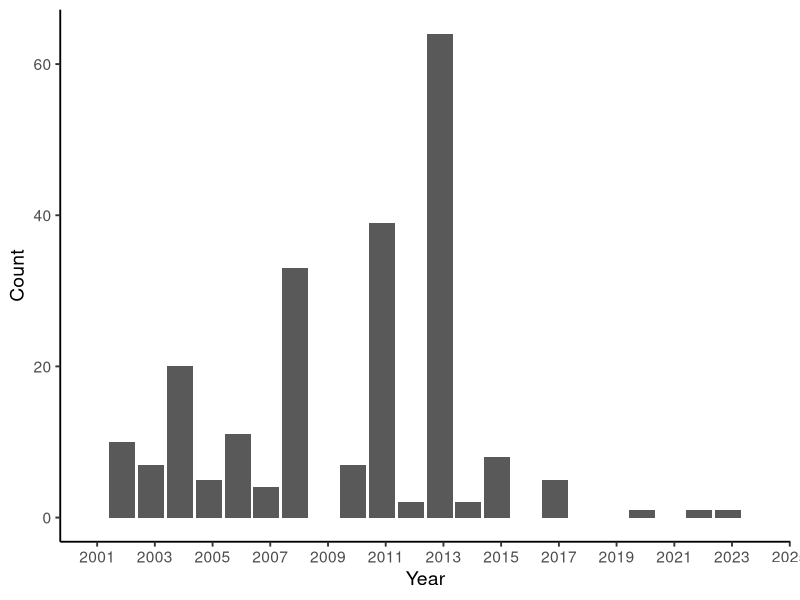
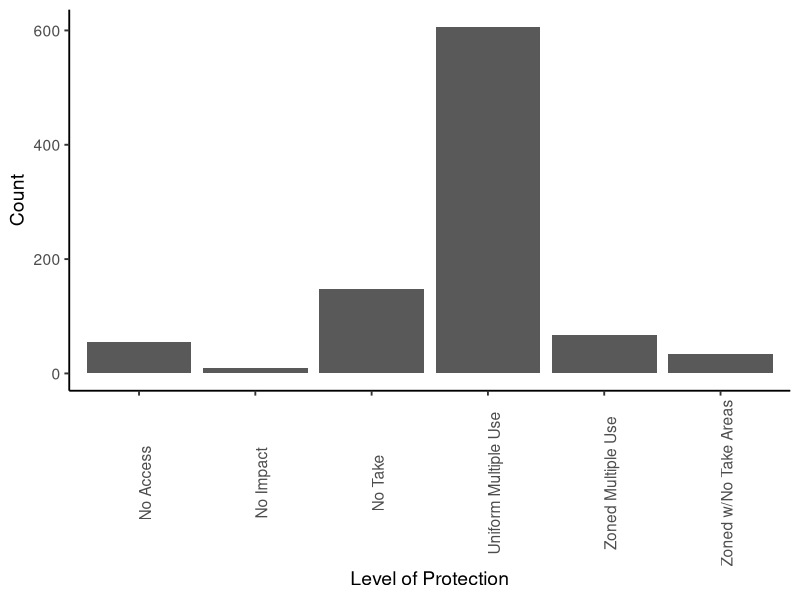
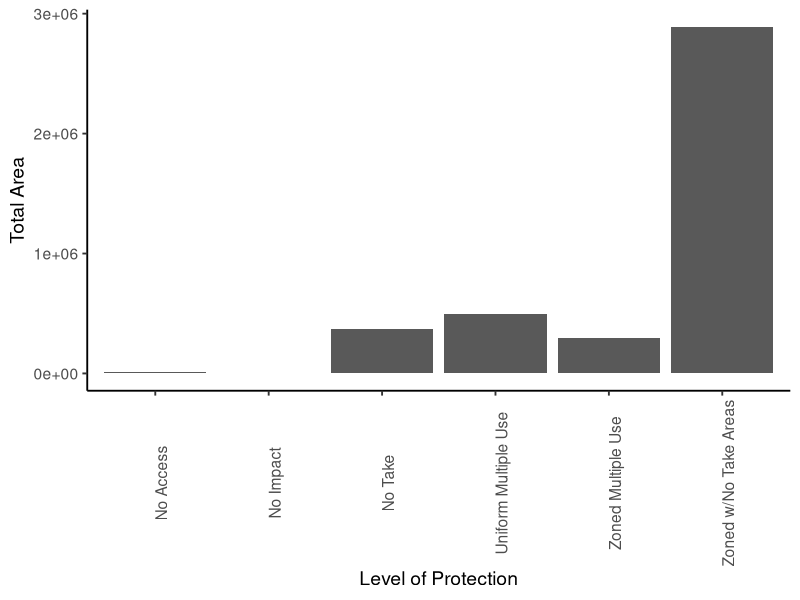
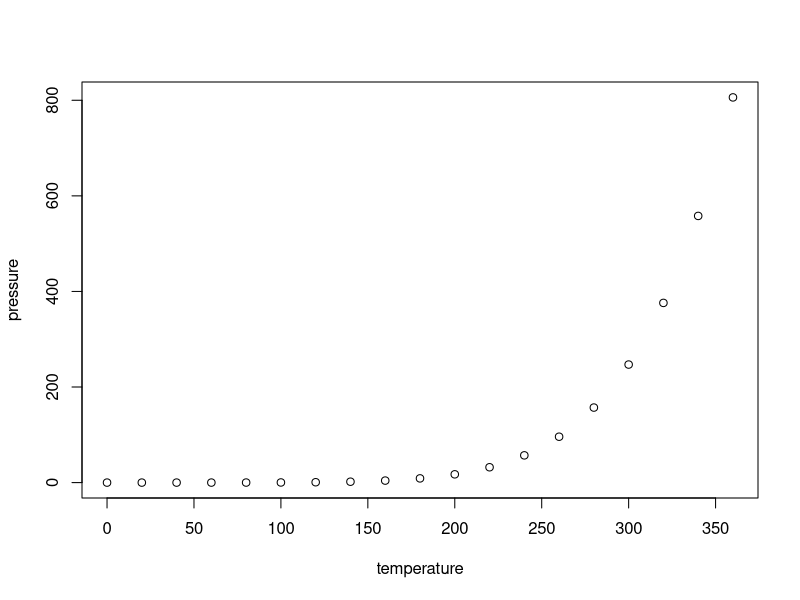

These charts were generated, in order, by the following R code:
## ---- chunk 1
#knitr::opts_chunk$set(echo = TRUE)


library(here)
library(tidyverse)
library(lubridate)
library(dplyr)
library(ggplot2)
here()

mytheme <- theme_classic(base_size = 14)+
  theme(legend.background = element_rect(
    color = "grey",
    fill = "white"),
    plot.title = element_text(hjust = 0.5, size = 12),
    legend.position = "bottom")
    
theme_set(mytheme)


MPA.data <- read.csv(here('DataRaw/NOAA_Marine_Protected_Areas_Inventory_2023.csv'),
                     stringsAsFactors = TRUE, 
                     colClasses = c('Year.Established' = 'factor'))

MPA.data.clean <- MPA.data %>%
  select(OBJECTID, Site.Name, State, Level.of.Protection, Management.Plan, Year.Established, Marine.Status, Area..km2., Marine.Area..km2., Percent.Area.Marine, No.Take.Area..km2., Longitude, Latitude) %>% 
  filter(Year.Established != 0)

MPA.data.clean$Year.Established <- as.Date(MPA.data.clean$Year.Established, format = '%Y')

colnames(MPA.data.clean)[8] <- "Area"
colnames(MPA.data.clean)[9] <- "Marine.Area"
colnames(MPA.data.clean)[11] <- "No.Take.Area"
  
Clean.plot <- 
  ggplot(MPA.data.clean) +
  geom_bar(aes(x=Year.Established)) +
  scale_x_date(date_breaks = "2 years", date_labels = "%Y", limits = as.Date(c("2000-11-15", "2023-11-15"))) +
  labs(x = "Year", y = "Count")
print(Clean.plot)


NoTake <- MPA.data.clean %>% 
  filter(No.Take.Area != 0)

PartialNoTake <- NoTake %>% 
  filter(Area != No.Take.Area)

LevelofProtection <- ggplot(MPA.data.clean) +
  geom_bar(aes(x=Level.of.Protection)) +
  labs(x = "Level of Protection",
       y = "Count") +
  theme(axis.text.x = element_text(angle = 90))
print(LevelofProtection)

LevelofProtection.Area <- ggplot(MPA.data.clean) +
  geom_col(aes(
    x = Level.of.Protection,
    y = Area)) +
  labs(x = "Level of Protection",
       y = "Total Area") +
  theme(axis.text.x = element_text(angle = 90))
  scale_y_continuous(labels = scales::number_format(scale = 1e-4))
print(LevelofProtection.Area)
  
Percent.Zone.with.No.Take <- 
  
  
  
unique(MPA.data.clean$Level.of.Protection)



## ---- chunk 2
summary(cars)
## ---- chunk 3
plot(pressure)
